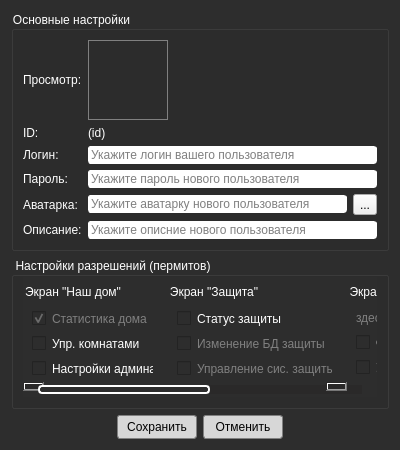
<?xml version="1.0" encoding="UTF-8"?>
<ui version="4.0">
 <class>Dlg_CreateNewUserInUserDb</class>
 <widget class="QDialog" name="Dlg_CreateNewUserInUserDb">
  <property name="geometry">
   <rect>
    <x>0</x>
    <y>0</y>
    <width>400</width>
    <height>450</height>
   </rect>
  </property>
  <property name="windowTitle">
   <string>Создать нового пользователя AsQamm</string>
  </property>
  <property name="windowOpacity">
   <double>0.959500000000000</double>
  </property>
  <property name="styleSheet">
   <string notr="true">QDialog { background-color: rgb(45, 45, 45); color: white; }

QGroupBox { font: 10pt &quot;Segoe UI Semibold&quot;; color: white; }

QCheckBox, QLabel { font: 9pt &quot;Segoe UI Semilight&quot;; color: white; }
QCheckBox:disabled { color: gray; }

/*  QScrollBar::vertical */

 QScrollBar:vertical
 {
     background-color: #2A2929;
     width: 15px;
     margin: 15px 3px 15px 3px;
     border: 1px transparent #2A2929;
 }


 QScrollBar::handle:vertical
 {
     background-color: rgb(45, 45, 45);         /* #605F5F; */
     min-height: 5px;
	 border: 2px solid white;
	 border-radius: 4px;
 }


 QScrollBar::sub-line:vertical
 {
     margin: 3px 0px 3px 0px;
     border-image: url(:/qss_icons/rc/up_arrow_disabled.png);
     height: 10px;
     width: 10px;
     subcontrol-position: top;
     subcontrol-origin: margin;
 }


 QScrollBar::add-line:vertical
 {
     margin: 3px 0px 3px 0px;
     border-image: url(:/qss_icons/rc/down_arrow_disabled.png);
     height: 10px;
     width: 10px;
     subcontrol-position: bottom;
     subcontrol-origin: margin;
 }


 QScrollBar::sub-line:vertical:hover,QScrollBar::sub-line:vertical:on
 {

     border-image: url(:/qss_icons/rc/up_arrow.png);
     height: 10px;
     width: 10px;
     subcontrol-position: top;
     subcontrol-origin: margin;
 }


 QScrollBar::add-line:vertical:hover, QScrollBar::add-line:vertical:on
 {
     border-image: url(:/qss_icons/rc/down_arrow.png);
     height: 10px;
     width: 10px;
     subcontrol-position: bottom;
     subcontrol-origin: margin;
 }


 QScrollBar::up-arrow:vertical, QScrollBar::down-arrow:vertical
 {
     background: none;
 }


 QScrollBar::add-page:vertical, QScrollBar::sub-page:vertical
 {
     background: none;
 }

/*  QScrollBar::horizontal */
QScrollBar:horizontal
 {
     height: 15px;
     margin: 3px 15px 3px 15px;
     border: 1px transparent #2A2929;
     background-color: #2A2929;    
 }

 QScrollBar::handle:horizontal
 {
     background-color: rgb(45, 45, 45);      
     min-width: 5px;
     border: 2px solid white;
     border-radius: 4px;
 }

 QScrollBar::add-line:horizontal
 {
     margin: 0px 3px 0px 3px;
     border-image: url(./images/right_arrow_disabled.png);       
     width: 10px;
     height: 10px;
     subcontrol-position: right;
     subcontrol-origin: margin;
 }

 QScrollBar::sub-line:horizontal
 {
     margin: 0px 3px 0px 3px;
     border-image: url(./images/left_arrow_disabled.png);        
     height: 10px;
     width: 10px;
     subcontrol-position: left;
     subcontrol-origin: margin;
 }

 QScrollBar::add-line:horizontal:hover,QScrollBar::add-line:horizontal:on
 {
     border-image: url(./images/right_arrow.png);               
     height: 10px;
     width: 10px;
     subcontrol-position: right;
     subcontrol-origin: margin;
 }

 QScrollBar::sub-line:horizontal:hover, QScrollBar::sub-line:horizontal:on
 {
     border-image: url(./images/left_arrow.png);               
     height: 10px;
     width: 10px;
     subcontrol-position: left;
     subcontrol-origin: margin;
 }

 QScrollBar::up-arrow:horizontal, QScrollBar::down-arrow:horizontal
 {
     background: none;
 }

 QScrollBar::add-page:horizontal, QScrollBar::sub-page:horizontal
 {
     background: none;
 }


QComboBox {
	color: black;
    border: 1px solid gray;
    border-radius: 3px;
    padding: 1px 18px 1px 3px;
    min-width: 6em;
	font: 8pt &quot;Segoe UI Semilight&quot;;
}


QComboBox:hover {
	border: 1px solid rgb(254, 254, 254);
	background-color: rgb(236, 236, 236);
}


QPushButton { 
	color: black;
    background-color: rgb(215, 215, 215);
	border: 1px solid gray;
	border-radius: 3px;  
	min-width: 6em;
	font: 8pt &quot;Segoe UI Semibold&quot;;
}


QPushButton:hover { 
	background-color: rgb(235, 235, 235);
}


QPushButton:pressed { 
	background-color: rgb(221, 221, 221);
}

QComboBox:disabled { color: gray; background-color: rgb(35, 35, 35); }


QComboBox::down-arrow {
    image: url(:/images/arrowDown_ico.png);
}


QComboBox::up-arrow { image: url(:/images/arrowUp_ico.png); }


QComboBox:editable {
    background: white;
}


QComboBox:!editable, QComboBox::drop-down:editable {
     background: qlineargradient(x1: 0, y1: 0, x2: 0, y2: 1,
                                 stop: 0 #E1E1E1, stop: 0.4 #DDDDDD,
                                 stop: 0.5 #D8D8D8, stop: 1.0 #D3D3D3);
}


/* QComboBox gets the &quot;on&quot; state when the popup is open */
QComboBox:!editable:on, QComboBox::drop-down:editable:on {
    background: qlineargradient(x1: 0, y1: 0, x2: 0, y2: 1,
                                stop: 0 #D3D3D3, stop: 0.4 #D8D8D8,
                                stop: 0.5 #DDDDDD, stop: 1.0 #E1E1E1);
}


QComboBox:on { /* shift the text when the popup opens */
    padding-top: 3px;
    padding-left: 4px;
}


QComboBox::drop-down {
    subcontrol-origin: padding;
    subcontrol-position: top right;
    width: 15px;

    border-left-width: 1px;
    border-left-color: darkgray;
    border-left-style: solid; /* just a single line */
    border-top-right-radius: 3px; /* same radius as the QComboBox */
    border-bottom-right-radius: 3px;
}


QLineEdit { 
	border-radius: 3px;
	border: 1px solid white;
	font: 8pt &quot;Segoe UI Semilight&quot;;
 }

QLineEdit:hover { 
	border-color: rgb(42, 105, 23);
}</string>
  </property>
  <property name="modal">
   <bool>false</bool>
  </property>
  <layout class="QVBoxLayout" name="verticalLayout_6">
   <item>
    <widget class="QGroupBox" name="box_MainUserProps">
     <property name="sizePolicy">
      <sizepolicy hsizetype="Expanding" vsizetype="Maximum">
       <horstretch>0</horstretch>
       <verstretch>0</verstretch>
      </sizepolicy>
     </property>
     <property name="title">
      <string>Основные настройки</string>
     </property>
     <layout class="QGridLayout" name="gridLayout">
      <item row="5" column="0">
       <widget class="QLabel" name="lbl_CnuAvatarHint">
        <property name="text">
         <string>Аватарка:</string>
        </property>
       </widget>
      </item>
      <item row="6" column="1" colspan="3">
       <widget class="QLineEdit" name="lnI_CnuDesc">
        <property name="placeholderText">
         <string>Укажите описние нового пользователя</string>
        </property>
       </widget>
      </item>
      <item row="5" column="1" colspan="2">
       <widget class="QLineEdit" name="lnI_CnuAvatarAddr">
        <property name="placeholderText">
         <string>Укажите аватарку нового пользователя</string>
        </property>
       </widget>
      </item>
      <item row="2" column="1">
       <widget class="QLabel" name="lbl_CnuID">
        <property name="text">
         <string>(id)</string>
        </property>
       </widget>
      </item>
      <item row="4" column="1" colspan="3">
       <widget class="QLineEdit" name="lnI_CnuPassword">
        <property name="echoMode">
         <enum>QLineEdit::Password</enum>
        </property>
        <property name="placeholderText">
         <string>Укажите пароль нового пользователя</string>
        </property>
       </widget>
      </item>
      <item row="3" column="0">
       <widget class="QLabel" name="lbl_CnuLogin">
        <property name="text">
         <string>Логин:</string>
        </property>
       </widget>
      </item>
      <item row="2" column="0">
       <widget class="QLabel" name="lbl_CnuIDHint">
        <property name="text">
         <string>ID:</string>
        </property>
       </widget>
      </item>
      <item row="1" column="1">
       <widget class="QLabel" name="gfv_CnuAvatarPrev">
        <property name="sizePolicy">
         <sizepolicy hsizetype="Maximum" vsizetype="Maximum">
          <horstretch>0</horstretch>
          <verstretch>0</verstretch>
         </sizepolicy>
        </property>
        <property name="minimumSize">
         <size>
          <width>80</width>
          <height>80</height>
         </size>
        </property>
        <property name="maximumSize">
         <size>
          <width>80</width>
          <height>80</height>
         </size>
        </property>
        <property name="styleSheet">
         <string notr="true">border: 1px solid grey;</string>
        </property>
        <property name="text">
         <string/>
        </property>
        <property name="scaledContents">
         <bool>true</bool>
        </property>
        <property name="wordWrap">
         <bool>false</bool>
        </property>
       </widget>
      </item>
      <item row="5" column="3">
       <widget class="QToolButton" name="tlb_Browse">
        <property name="text">
         <string>...</string>
        </property>
       </widget>
      </item>
      <item row="6" column="0">
       <widget class="QLabel" name="lbl_CnuDesc">
        <property name="sizePolicy">
         <sizepolicy hsizetype="Maximum" vsizetype="Preferred">
          <horstretch>0</horstretch>
          <verstretch>0</verstretch>
         </sizepolicy>
        </property>
        <property name="text">
         <string>Описание:</string>
        </property>
       </widget>
      </item>
      <item row="1" column="0">
       <widget class="QLabel" name="lbl_CnuAvatarPrevHint">
        <property name="text">
         <string>Просмотр:</string>
        </property>
       </widget>
      </item>
      <item row="4" column="0">
       <widget class="QLabel" name="lbl_CnuPassword">
        <property name="text">
         <string>Пароль:</string>
        </property>
       </widget>
      </item>
      <item row="3" column="1" colspan="3">
       <widget class="QLineEdit" name="lnI_CnuLogin">
        <property name="placeholderText">
         <string>Укажите логин вашего пользователя</string>
        </property>
       </widget>
      </item>
     </layout>
    </widget>
   </item>
   <item>
    <widget class="QGroupBox" name="box_UserPermits">
     <property name="sizePolicy">
      <sizepolicy hsizetype="Preferred" vsizetype="Preferred">
       <horstretch>0</horstretch>
       <verstretch>0</verstretch>
      </sizepolicy>
     </property>
     <property name="minimumSize">
      <size>
       <width>137</width>
       <height>117</height>
      </size>
     </property>
     <property name="styleSheet">
      <string notr="true">QGroupBox { min-height: 115px; min-width: 135px; }</string>
     </property>
     <property name="title">
      <string>Настройки разрешений (пермитов)</string>
     </property>
     <layout class="QVBoxLayout" name="verticalLayout">
      <property name="topMargin">
       <number>0</number>
      </property>
      <item>
       <widget class="QScrollArea" name="scrollArea">
        <property name="styleSheet">
         <string notr="true">background: rgb(45, 45, 45); border: 0px transparent;</string>
        </property>
        <property name="verticalScrollBarPolicy">
         <enum>Qt::ScrollBarAlwaysOff</enum>
        </property>
        <property name="horizontalScrollBarPolicy">
         <enum>Qt::ScrollBarAlwaysOn</enum>
        </property>
        <property name="widgetResizable">
         <bool>false</bool>
        </property>
        <property name="alignment">
         <set>Qt::AlignHCenter|Qt::AlignTop</set>
        </property>
        <widget class="QWidget" name="scrollAreaWidgetContents">
         <property name="geometry">
          <rect>
           <x>0</x>
           <y>0</y>
           <width>663</width>
           <height>127</height>
          </rect>
         </property>
         <layout class="QHBoxLayout" name="horizontalLayout_2">
          <property name="leftMargin">
           <number>0</number>
          </property>
          <property name="topMargin">
           <number>6</number>
          </property>
          <property name="rightMargin">
           <number>0</number>
          </property>
          <property name="bottomMargin">
           <number>6</number>
          </property>
          <item>
           <widget class="QGroupBox" name="box_HomeScreen">
            <property name="sizePolicy">
             <sizepolicy hsizetype="Preferred" vsizetype="Minimum">
              <horstretch>0</horstretch>
              <verstretch>0</verstretch>
             </sizepolicy>
            </property>
            <property name="minimumSize">
             <size>
              <width>135</width>
              <height>115</height>
             </size>
            </property>
            <property name="title">
             <string>Экран &quot;Наш дом&quot;</string>
            </property>
            <layout class="QVBoxLayout" name="verticalLayout_2">
             <property name="topMargin">
              <number>24</number>
             </property>
             <property name="bottomMargin">
              <number>16</number>
             </property>
             <item>
              <widget class="QCheckBox" name="ckb_UserPermit_HomeScr">
               <property name="enabled">
                <bool>false</bool>
               </property>
               <property name="text">
                <string>Статистика дома</string>
               </property>
               <property name="checked">
                <bool>true</bool>
               </property>
              </widget>
             </item>
             <item>
              <widget class="QCheckBox" name="ckb_UserPermit_HomeRooms">
               <property name="text">
                <string>Упр. комнатами</string>
               </property>
              </widget>
             </item>
             <item>
              <widget class="QCheckBox" name="ckb_UserPermit_HomeAsAdmin">
               <property name="text">
                <string>Настройки админа</string>
               </property>
              </widget>
             </item>
            </layout>
           </widget>
          </item>
          <item>
           <widget class="QGroupBox" name="box_DefnScreen">
            <property name="minimumSize">
             <size>
              <width>135</width>
              <height>115</height>
             </size>
            </property>
            <property name="title">
             <string>Экран &quot;Защита&quot;</string>
            </property>
            <layout class="QVBoxLayout" name="verticalLayout_3">
             <property name="topMargin">
              <number>24</number>
             </property>
             <property name="bottomMargin">
              <number>16</number>
             </property>
             <item>
              <widget class="QCheckBox" name="ckb_UserPermit_DefnScr">
               <property name="text">
                <string>Статус защиты</string>
               </property>
              </widget>
             </item>
             <item>
              <widget class="QCheckBox" name="ckb_UserPermit_DefnDbEdit">
               <property name="enabled">
                <bool>false</bool>
               </property>
               <property name="text">
                <string>Изменение БД защиты</string>
               </property>
              </widget>
             </item>
             <item>
              <widget class="QCheckBox" name="ckb_UserPermit_DefnAsAdmin">
               <property name="enabled">
                <bool>false</bool>
               </property>
               <property name="text">
                <string>Управление сис. защиты</string>
               </property>
              </widget>
             </item>
            </layout>
           </widget>
          </item>
          <item>
           <widget class="QGroupBox" name="box_PtsScreen">
            <property name="minimumSize">
             <size>
              <width>135</width>
              <height>115</height>
             </size>
            </property>
            <property name="title">
             <string>Экран &quot;Растения&quot;</string>
            </property>
            <layout class="QVBoxLayout" name="verticalLayout_4">
             <property name="topMargin">
              <number>24</number>
             </property>
             <property name="bottomMargin">
              <number>16</number>
             </property>
             <item>
              <widget class="QLabel" name="label">
               <property name="sizePolicy">
                <sizepolicy hsizetype="Preferred" vsizetype="Maximum">
                 <horstretch>0</horstretch>
                 <verstretch>0</verstretch>
                </sizepolicy>
               </property>
               <property name="styleSheet">
                <string notr="true">color: grey;</string>
               </property>
               <property name="text">
                <string>здесь пусто =D</string>
               </property>
              </widget>
             </item>
             <item>
              <widget class="QCheckBox" name="ckb_UserPermit_PtsScr">
               <property name="text">
                <string>Статус теплиц</string>
               </property>
              </widget>
             </item>
             <item>
              <widget class="QCheckBox" name="ckb_UserPermit_PtsAsAdmin">
               <property name="enabled">
                <bool>false</bool>
               </property>
               <property name="text">
                <string>Управление теплицами</string>
               </property>
              </widget>
             </item>
            </layout>
           </widget>
          </item>
          <item>
           <widget class="QGroupBox" name="box_Others">
            <property name="minimumSize">
             <size>
              <width>135</width>
              <height>115</height>
             </size>
            </property>
            <property name="title">
             <string>Прочие экраны</string>
            </property>
            <layout class="QVBoxLayout" name="verticalLayout_5">
             <property name="topMargin">
              <number>24</number>
             </property>
             <property name="bottomMargin">
              <number>16</number>
             </property>
             <item>
              <widget class="QCheckBox" name="ckb_UserPermit_HardwareScr">
               <property name="text">
                <string>Экран &quot;Оборудование&quot;</string>
               </property>
              </widget>
             </item>
             <item>
              <widget class="QCheckBox" name="ckb_UserPermit_HardwareAsAdmin">
               <property name="enabled">
                <bool>false</bool>
               </property>
               <property name="text">
                <string>Доб./удл. оборудование</string>
               </property>
              </widget>
             </item>
             <item>
              <widget class="QCheckBox" name="ckb_UserPermit_CfgScr">
               <property name="text">
                <string>Экран &quot;Конфигурация&quot;</string>
               </property>
              </widget>
             </item>
             <item>
              <widget class="QCheckBox" name="ckb_UserPermit_CfgAsAdmin">
               <property name="enabled">
                <bool>false</bool>
               </property>
               <property name="text">
                <string>Конфигурация админа</string>
               </property>
              </widget>
             </item>
            </layout>
           </widget>
          </item>
         </layout>
        </widget>
       </widget>
      </item>
     </layout>
    </widget>
   </item>
   <item>
    <layout class="QHBoxLayout" name="horizontalLayout_3">
     <item>
      <spacer name="horizontalSpacer">
       <property name="orientation">
        <enum>Qt::Horizontal</enum>
       </property>
       <property name="sizeType">
        <enum>QSizePolicy::Expanding</enum>
       </property>
       <property name="sizeHint" stdset="0">
        <size>
         <width>40</width>
         <height>20</height>
        </size>
       </property>
      </spacer>
     </item>
     <item>
      <widget class="QPushButton" name="btn_Accept">
       <property name="minimumSize">
        <size>
         <width>80</width>
         <height>24</height>
        </size>
       </property>
       <property name="text">
        <string>Сохранить</string>
       </property>
      </widget>
     </item>
     <item>
      <widget class="QPushButton" name="btn_Decline">
       <property name="minimumSize">
        <size>
         <width>80</width>
         <height>24</height>
        </size>
       </property>
       <property name="text">
        <string>Отменить</string>
       </property>
      </widget>
     </item>
     <item>
      <spacer name="horizontalSpacer_2">
       <property name="orientation">
        <enum>Qt::Horizontal</enum>
       </property>
       <property name="sizeType">
        <enum>QSizePolicy::Expanding</enum>
       </property>
       <property name="sizeHint" stdset="0">
        <size>
         <width>40</width>
         <height>20</height>
        </size>
       </property>
      </spacer>
     </item>
    </layout>
   </item>
  </layout>
 </widget>
 <tabstops>
  <tabstop>lnI_CnuLogin</tabstop>
  <tabstop>lnI_CnuPassword</tabstop>
  <tabstop>lnI_CnuAvatarAddr</tabstop>
  <tabstop>tlb_Browse</tabstop>
  <tabstop>lnI_CnuDesc</tabstop>
 </tabstops>
 <resources/>
 <connections>
  <connection>
   <sender>btn_Accept</sender>
   <signal>clicked()</signal>
   <receiver>Dlg_CreateNewUserInUserDb</receiver>
   <slot>accept()</slot>
   <hints>
    <hint type="sourcelabel">
     <x>159</x>
     <y>422</y>
    </hint>
    <hint type="destinationlabel">
     <x>140</x>
     <y>-13</y>
    </hint>
   </hints>
  </connection>
  <connection>
   <sender>btn_Decline</sender>
   <signal>clicked()</signal>
   <receiver>Dlg_CreateNewUserInUserDb</receiver>
   <slot>reject()</slot>
   <hints>
    <hint type="sourcelabel">
     <x>248</x>
     <y>424</y>
    </hint>
    <hint type="destinationlabel">
     <x>207</x>
     <y>-7</y>
    </hint>
   </hints>
  </connection>
  <connection>
   <sender>ckb_UserPermit_HomeScr</sender>
   <signal>toggled(bool)</signal>
   <receiver>ckb_UserPermit_HomeRooms</receiver>
   <slot>setEnabled(bool)</slot>
   <hints>
    <hint type="sourcelabel">
     <x>-231</x>
     <y>310</y>
    </hint>
    <hint type="destinationlabel">
     <x>-227</x>
     <y>339</y>
    </hint>
   </hints>
  </connection>
  <connection>
   <sender>ckb_UserPermit_HomeScr</sender>
   <signal>toggled(bool)</signal>
   <receiver>ckb_UserPermit_HomeAsAdmin</receiver>
   <slot>setEnabled(bool)</slot>
   <hints>
    <hint type="sourcelabel">
     <x>-239</x>
     <y>309</y>
    </hint>
    <hint type="destinationlabel">
     <x>-243</x>
     <y>363</y>
    </hint>
   </hints>
  </connection>
  <connection>
   <sender>ckb_UserPermit_DefnScr</sender>
   <signal>toggled(bool)</signal>
   <receiver>ckb_UserPermit_DefnDbEdit</receiver>
   <slot>setEnabled(bool)</slot>
   <hints>
    <hint type="sourcelabel">
     <x>-91</x>
     <y>314</y>
    </hint>
    <hint type="destinationlabel">
     <x>-91</x>
     <y>340</y>
    </hint>
   </hints>
  </connection>
  <connection>
   <sender>ckb_UserPermit_DefnScr</sender>
   <signal>toggled(bool)</signal>
   <receiver>ckb_UserPermit_DefnAsAdmin</receiver>
   <slot>setEnabled(bool)</slot>
   <hints>
    <hint type="sourcelabel">
     <x>-68</x>
     <y>312</y>
    </hint>
    <hint type="destinationlabel">
     <x>-67</x>
     <y>359</y>
    </hint>
   </hints>
  </connection>
  <connection>
   <sender>ckb_UserPermit_PtsScr</sender>
   <signal>toggled(bool)</signal>
   <receiver>ckb_UserPermit_PtsAsAdmin</receiver>
   <slot>setEnabled(bool)</slot>
   <hints>
    <hint type="sourcelabel">
     <x>59</x>
     <y>336</y>
    </hint>
    <hint type="destinationlabel">
     <x>64</x>
     <y>362</y>
    </hint>
   </hints>
  </connection>
  <connection>
   <sender>ckb_UserPermit_HardwareScr</sender>
   <signal>toggled(bool)</signal>
   <receiver>ckb_UserPermit_HardwareAsAdmin</receiver>
   <slot>setEnabled(bool)</slot>
   <hints>
    <hint type="sourcelabel">
     <x>333</x>
     <y>310</y>
    </hint>
    <hint type="destinationlabel">
     <x>333</x>
     <y>329</y>
    </hint>
   </hints>
  </connection>
  <connection>
   <sender>ckb_UserPermit_CfgScr</sender>
   <signal>toggled(bool)</signal>
   <receiver>ckb_UserPermit_CfgAsAdmin</receiver>
   <slot>setEnabled(bool)</slot>
   <hints>
    <hint type="sourcelabel">
     <x>269</x>
     <y>350</y>
    </hint>
    <hint type="destinationlabel">
     <x>269</x>
     <y>370</y>
    </hint>
   </hints>
  </connection>
 </connections>
</ui>
